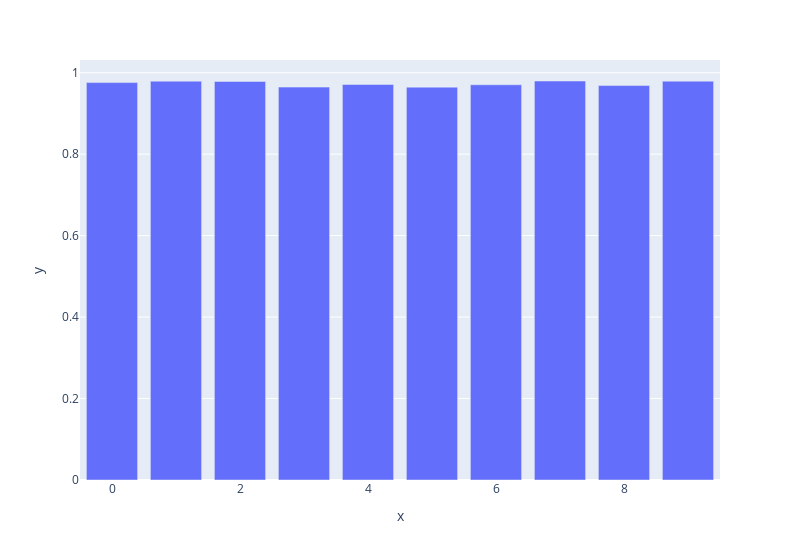

Notebook source saved alongside this figure:
### Code cell
# validação cruzada
val_cruzada  = cross_validate(xgb_model, X_train, y_train, cv=10, scoring="f1_weighted", fit_params={ "sample_weight" :weight_train})
val_cruzada_df = pd.DataFrame(val_cruzada)
px.bar(x=val_cruzada_df.index, y=val_cruzada_df.test_score, width=800)

### Figure 1 — Plotly figure (JSON) as saved in the notebook; plotly's stock layout.template omitted (floating-point values rounded to 4 significant figures)
{"data": [{"alignmentgroup": "True", "hovertemplate": "x=%{x}<br>y=%{y}<extra></extra>", "legendgroup": "", "marker": {"color": "#636efa", "pattern": {"shape": ""}}, "name": "", "offsetgroup": "", "orientation": "v", "showlegend": false, "textposition": "auto", "type": "bar", "x": [0, 1, 2, 3, 4, 5, 6, 7, 8, 9], "xaxis": "x", "y": [0.9757, 0.9792, 0.9785, 0.9646, 0.9711, 0.9646, 0.9704, 0.9796, 0.9684, 0.9792], "yaxis": "y"}], "layout": {"barmode": "relative", "legend": {"tracegroupgap": 0}, "margin": {"t": 60}, "width": 800, "xaxis": {"anchor": "y", "domain": [0, 1], "title": {"text": "x"}}, "yaxis": {"anchor": "x", "domain": [0, 1], "title": {"text": "y"}}}}
